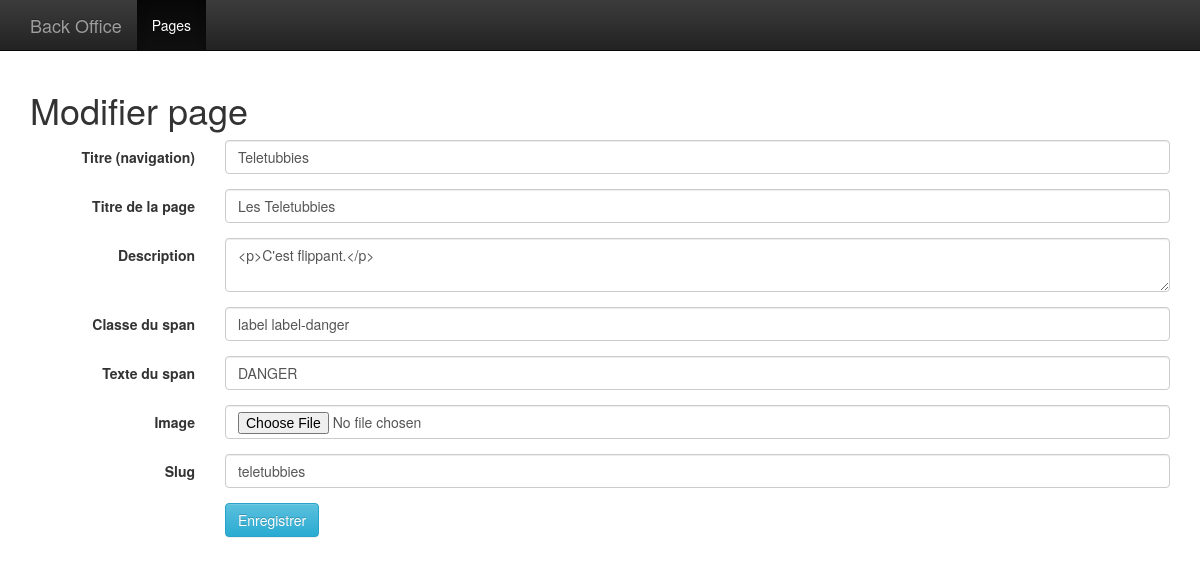
The page /admin/index.php?a=modifier&id=1 on the database as committed earlier.
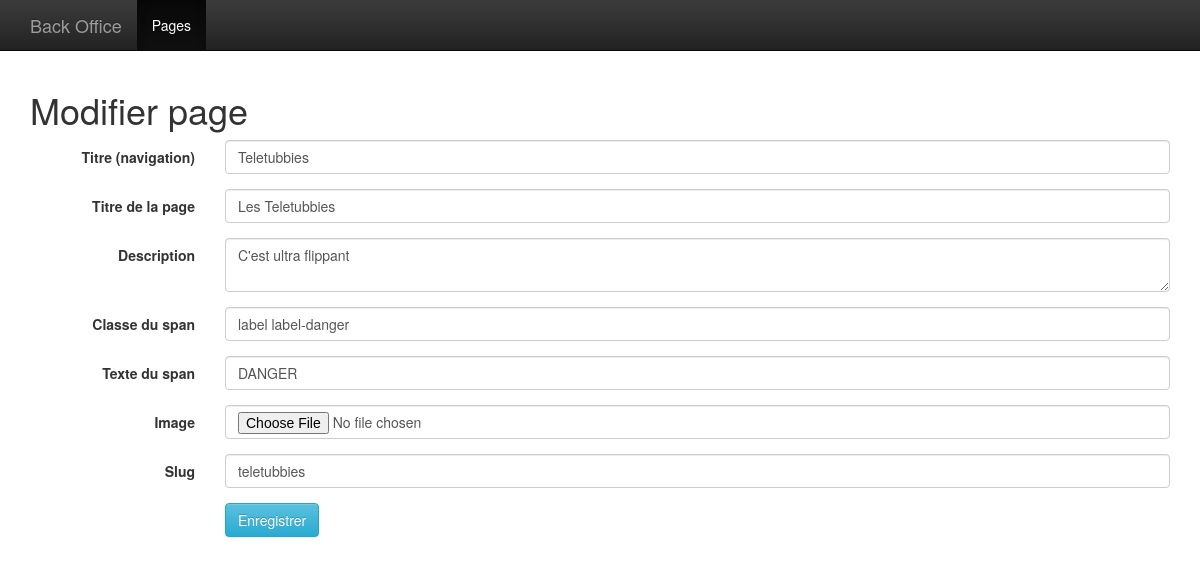
The same page on the database as committed later.
### tables this page shows
CREATE TABLE `page` (
  `id` int(10) unsigned NOT NULL,
  `slug` varchar(100) NOT NULL,
  `h1` varchar(200) NOT NULL,
  `title` varchar(200) NOT NULL,
  `image` varchar(200) NOT NULL,
  `body` varchar(250) NOT NULL,
  `span_class` varchar(200) NOT NULL DEFAULT '',
  `span_text` varchar(200) NOT NULL DEFAULT ''
);

### Model/Pagerepository.php (called while the page is built, shortened)
<?php
class PageRepository
{
    private $PDO;
    public function __construct(\PDO $PDO)
    {
        $this->PDO = $PDO;
    }
    public function findById($id)
    {
        $sql = "
        SELECT
          `id`,
          `slug`,
          `h1`,
          `image`,
          `span_class`,
          `span_text`,
          `body`,
          `title`
        FROM
          `page`
        WHERE
          `id` = :id
        ";
        $stmt = $this->PDO->prepare($sql);
        $stmt->bindParam(':id', $id);
        $stmt->execute();
        return $stmt->fetchObject();
    }
}

### View/admin/modif.php (the view, shortened to what this page needs)
<!DOCTYPE html>
<html lang="en">
<head>
    <link href="../bootstrap/css/bootstrap.css" rel="stylesheet">
    <link href="../bootstrap/css/" rel="stylesheet">
    <link href="../bootstrap/css/bootstrap-theme.min.css" rel="stylesheet">
</head>
<body role="document">
<nav class="navbar navbar-inverse navbar-fixed-top">
    <div class="container">
        <div class="navbar-header">
            <a class="navbar-brand" href="">Back Office</a>
        </div>
        <div id="navbar" class="navbar-collapse collapse">
            <ul class="nav navbar-nav">
                <li class="active"><a href="./index.php?a=lister">Pages</a></li>
            </ul>
        </div>
    </div>
</nav>
<div class="container theme-showcase" role="main">
    <h1>Modifier page</h1>
    <form method="post" class="form-horizontal">
        <div class="form-group">
            <label for="title" class="col-sm-2 control-label">Titre (navigation)</label>
            <div class="col-sm-10">
                <input type="text" class="form-control" id="title" name="title" value="<?=$page->title?>" placeholder="Titre">
            </div>
        </div>
        <div class="form-group">
            <label for="h1" class="col-sm-2 control-label">Titre de la page</label>
            <div class="col-sm-10">
                <input type="text" class="form-control" id="h1" name="h1" value="<?=$page->h1 ?>" placeholder="Titre de la page">
            </div>
        </div>
        <div class="form-group">
            <label for="body" class="col-sm-2 control-label">Description</label>
            <div class="col-sm-10">
                <textarea  class="form-control" id="body" name="body" placeholder="Description"><?=$page->body ?></textarea>
            </div>
        </div>
        <div class="form-group">
            <label for="span_class" class="col-sm-2 control-label">Classe du span</label>
            <div class="col-sm-10">
                <input type="text" class="form-control" id="span_class" value="<?=$page->span_class ?>" name="span_class" placeholder="Classe du span">
            </div>
        </div>
        <div class="form-group">
            <label for="span_text" class="col-sm-2 control-label">Texte du span</label>
            <div class="col-sm-10">
                <input type="text" class="form-control" id="span_text" value="<?=$page->span_text ?>" name="span_text" placeholder="Texte du span">
            </div>
        </div>
        <div class="form-group">
            <label for="imageg" class="col-sm-2 control-label">Image</label>
            <div class="col-sm-10">
                <input type="file" class="form-control" id="image" value="<?=$page->image?>" name="image" placeholder="URL de l'image">
            </div>
        </div>
        <div class="form-group">
            <label for="img" class="col-sm-2 control-label">Slug</label>
            <div class="col-sm-10">
                <input type="text" class="form-control" id="slug" name="slug" value="<?=$page->slug?>" placeholder="Slug de la page">
            </div>
        </div>
        <div class="form-group">
            <div class="col-sm-offset-2 col-sm-10">
                <button type="submit" class="btn btn-info">Enregistrer</button>
            </div>
        </div>
    </form>
</div>
</body>
</html>

Rows that differ between the two databases and show on the page:
changed page "Teletubbies": body "<p>C'est flippant.</p>" → "C'est ultra flippant"
